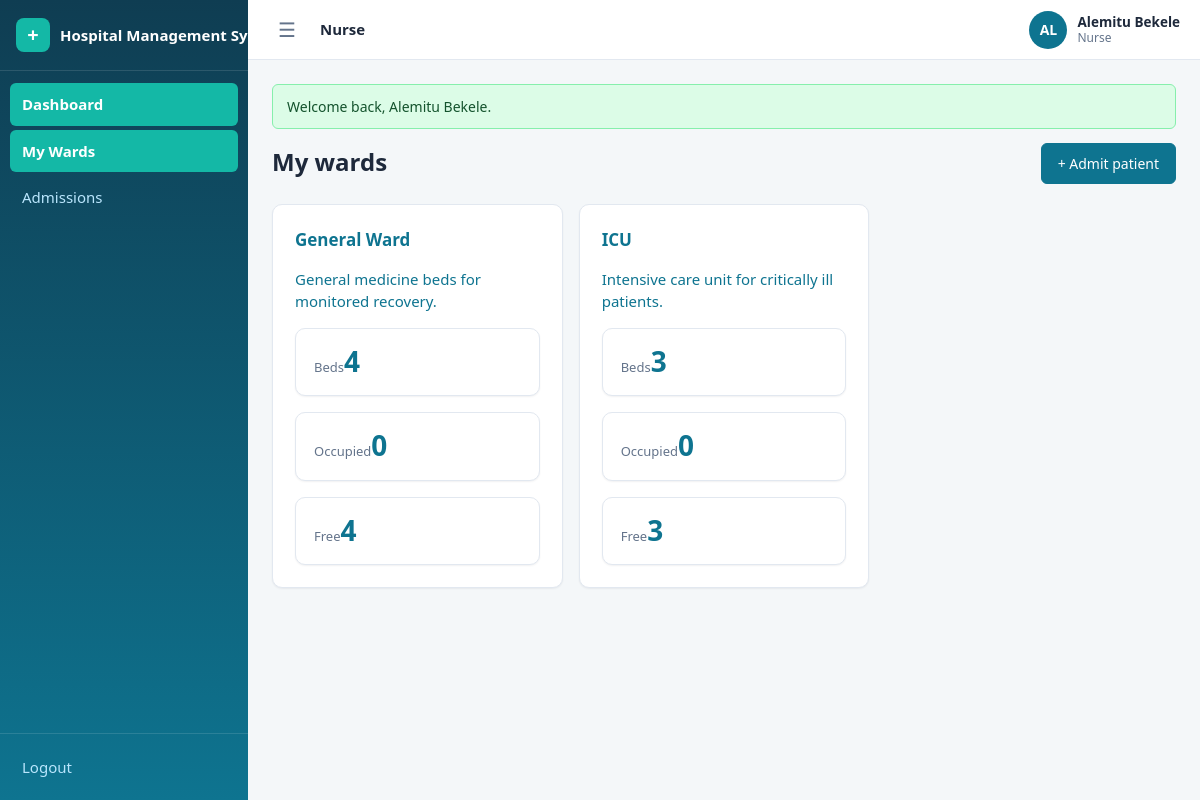
Screenshot of /nurse/wards (signed in) with the database file from the repository.
### tables this page shows
CREATE TABLE IF NOT EXISTS nurses (
    id          INT UNSIGNED AUTO_INCREMENT PRIMARY KEY,
    user_id     INT UNSIGNED NOT NULL,
    created_at  TIMESTAMP NOT NULL DEFAULT CURRENT_TIMESTAMP,
    UNIQUE KEY uq_nurses_user (user_id),
    CONSTRAINT fk_nurses_user FOREIGN KEY (user_id) REFERENCES users(id) ON DELETE CASCADE
);

CREATE TABLE IF NOT EXISTS users (
    id             INT UNSIGNED AUTO_INCREMENT PRIMARY KEY,
    role           ENUM('admin','doctor','receptionist','patient','nurse','pharmacist','lab_technician') NOT NULL,
    name           VARCHAR(100) NOT NULL,
    email          VARCHAR(150) NOT NULL,
    password       VARCHAR(255) NOT NULL,
    phone          VARCHAR(30)  DEFAULT NULL,
    photo          VARCHAR(255) DEFAULT NULL,
    status         ENUM('active','inactive') NOT NULL DEFAULT 'active',
    last_login_at  DATETIME DEFAULT NULL,
    created_at     TIMESTAMP NOT NULL DEFAULT CURRENT_TIMESTAMP,
    updated_at     TIMESTAMP NOT NULL DEFAULT CURRENT_TIMESTAMP ON UPDATE CURRENT_TIMESTAMP,
    UNIQUE KEY uq_users_email (email)
);

CREATE TABLE IF NOT EXISTS wards (
    id          INT UNSIGNED AUTO_INCREMENT PRIMARY KEY,
    name        VARCHAR(100) NOT NULL,
    description TEXT DEFAULT NULL,
    created_at  TIMESTAMP NOT NULL DEFAULT CURRENT_TIMESTAMP,
    updated_at  TIMESTAMP NOT NULL DEFAULT CURRENT_TIMESTAMP ON UPDATE CURRENT_TIMESTAMP,
    UNIQUE KEY uq_wards_name (name)
);

### config/helpers.php (called while the page is built, shortened)
<?php
function e($value): string
{
    return htmlspecialchars((string) $value, ENT_QUOTES, 'UTF-8');
}
function url(string $path = ''): string
{
    return BASE_URL . '/' . ltrim($path, '/');
}
function pull_flashes(): array
{
    $messages = $_SESSION['flash'] ?? [];
    return $messages;
}
function current_user()
{
    return $_SESSION['user'] ?? false;
}
function require_login(): array
{
    $user = current_user();
    return $user;
}
function require_role(string ...$roles): array
{
    $user = require_login();
    return $user;
}
function render_partial(string $view, array $data = []): string
{
    extract($data, EXTR_SKIP);
    require APP_ROOT . '/views/' . $view . '.php';
    return ob_get_clean();
}
function view(string $view, array $data = [], string $layout = 'app'): void
{
    $content = render_partial($view, $data);
    require APP_ROOT . '/views/layouts/' . $layout . '.php';
}

### controllers/WardController.php (called while the page is built, shortened)
<?php
class WardController
{
    public function nurseIndex(): void
    {
        $user = require_role('nurse');
        $nurse = Nurse::findByUserId((int) $user['id']);
        view('nurse/wards/index', [
            'wards' => Nurse::wardsFor((int) $nurse['id']),
        ]);
    }
}

### public/index.php (called while the page is built, shortened)
<?php
require_once __DIR__ . '/../config/config.php';
$method = $_SERVER['REQUEST_METHOD'];
$path   = '/' . trim($_GET['url'] ?? '', '/');
if ($path !== '/') {
    $path = rtrim($path, '/');
}
[$controllerClass, $action, $params] = dispatch($routes, $method, $path);
$controller = new $controllerClass();
call_user_func_array([$controller, $action], [$params]);
function dispatch(array $routes, string $method, string $path): array
{
    foreach ($routes[$method] ?? [] as $pattern => $handler) {
        $params = match_route($pattern, $path);
        if ($params !== null) {
            return [$handler[0], $handler[1], $params];
        }
    }
    exit;
}
function match_route(string $pattern, string $path): ?array
{
    $patternParts = explode('/', trim($pattern, '/'));
    $pathParts    = $path === '/' ? [''] : explode('/', trim($path, '/'));
    if (count($patternParts) !== count($pathParts)) {
        return null;
    }
    $params = [];
    foreach ($patternParts as $i => $segment) {
        if (strlen($segment) > 2 && $segment[0] === '{' && substr($segment, -1) === '}') {
            $key = substr($segment, 1, -1);
            $params[$key] = urldecode($pathParts[$i]);
        } elseif ($segment !== $pathParts[$i]) {
            return null;
        }
    }
    return $params;
}

### config/database.php (called while the page is built, shortened)
<?php
final class Database
{
    private static ?PDO $instance = null;
    public static function getInstance(): PDO
    {
        if (self::$instance === null) {
            $dsn = 'mysql:host=' . DB_HOST . ';port=' . DB_PORT . ';dbname=' . DB_NAME . ';charset=' . DB_CHARSET;
            try {
                self::$instance = new PDO($dsn, DB_USER, DB_PASS, [
                    PDO::ATTR_ERRMODE            => PDO::ERRMODE_EXCEPTION,
                    PDO::ATTR_DEFAULT_FETCH_MODE => PDO::FETCH_ASSOC,
                    PDO::ATTR_EMULATE_PREPARES   => false,
                ]);
            } catch (PDOException $e) {
                die('Database connection failed: ' . e($e->getMessage()));
            }
        }
        return self::$instance;
    }
}

### config/config.php (called while the page is built, shortened)
<?php
spl_autoload_register(function (string $class): void {
    foreach (['controllers', 'models'] as $dir) {
        $file = APP_ROOT . '/' . $dir . '/' . $class . '.php';
        if (is_file($file)) {
            return;
        }
    }
});
require_once APP_ROOT . '/config/database.php';
function db(): PDO
{
    return Database::getInstance();
}
require_once APP_ROOT . '/config/helpers.php';

### models/Nurse.php (called while the page is built, shortened)
<?php
class Nurse
{
    public static function findByUserId(int $userId)
    {
        $stmt = db()->prepare(
            'SELECT n.*, u.name, u.email, u.phone, u.status
             FROM nurses n
             JOIN users u ON u.id = n.user_id
             WHERE n.user_id = ?'
        );
        $stmt->execute([$userId]);
        return $stmt->fetch() ?: false;
    }
    public static function wardsFor(int $nurseId): array
    {
        $stmt = db()->prepare(
            'SELECT w.*, COUNT(b.id) AS bed_count,
                    COALESCE(SUM(b.status = "occupied"), 0) AS occupied_count
             FROM nurse_ward_assignments nwa
             JOIN wards w ON w.id = nwa.ward_id
             LEFT JOIN beds b ON b.ward_id = w.id
             WHERE nwa.nurse_id = ?
             GROUP BY w.id
             ORDER BY w.name'
        );
        $stmt->execute([$nurseId]);
        return $stmt->fetchAll();
    }
}

### views/nurse/wards/index.php (the view)
<div class="row">
    <h1 class="page-title grow">My wards</h1>
    <a class="btn btn-primary" href="<?= url('/nurse/admissions/new') ?>">+ Admit patient</a>
</div>
<?php if (!$wards): ?>
    <div class="card mt"><p class="muted">You are not assigned to any ward yet. Ask an administrator to assign you.</p></div>
<?php else: ?>
<div class="grid mt">
    <?php foreach ($wards as $ward): ?>
    <a class="card card-link" href="<?= url('/nurse/wards/' . (int) $ward['id']) ?>">
        <h3 class="card-title"><?= e($ward['name']) ?></h3>
        <p class="muted"><?= e($ward['description'] ?: 'No description') ?></p>
        <div class="stat-grid">
            <div class="stat-card"><span class="stat-label">Beds</span><span class="stat-value"><?= (int) $ward['bed_count'] ?></span></div>
            <div class="stat-card"><span class="stat-label">Occupied</span><span class="stat-value <?= (int) $ward['occupied_count'] > 0 ? 'stat-warn' : '' ?>"><?= (int) $ward['occupied_count'] ?></span></div>
            <div class="stat-card"><span class="stat-label">Free</span><span class="stat-value stat-ok"><?= (int) $ward['bed_count'] - (int) $ward['occupied_count'] ?></span></div>
        </div>
    </a>
    <?php endforeach; ?>
</div>
<?php endif; ?>

### views/layouts/app.php (shortened to what this page needs)
<?php
$user    = current_user();
$role    = (string) ($_SESSION['role'] ?? $user['role']);
$current = '/' . trim($_GET['url'] ?? '', '/');
$isRoot  = ($_GET['url'] ?? '') === '' || trim($_GET['url'] ?? '', '/') === 'index.php';
$current = $isRoot ? '/' . $role : $current;
$nav = [];
switch ($role) {
    case 'nurse':
        $nav = [
            'Dashboard'    => '/nurse',
            'My Wards'     => '/nurse/wards',
            'Admissions'   => '/nurse/admissions',
        ];
        break;
}
function nav_active(string $page, string $current): string
{
    if ($page !== '/' && strpos($current . '/', $page . '/') === 0) return ' active';
    return '';
}
$roleLabel = ucfirst($role);
$initials  = strtoupper(substr(preg_replace('/[^A-Za-z ]/', '', $user['name'] ?? 'U'), 0, 2));
?><!DOCTYPE html>
<html lang="en">
<head>
    <link rel="stylesheet" href="<?= url('assets/css/style.css') ?>">
</head>
<body id="app" class="app">
    <aside class="sidebar" id="sidebar">
        <div class="sidebar-brand">
            <span class="brand-mark">+</span>
            <span class="brand-text"><?= e(APP_NAME) ?></span>
        </div>
        <nav class="sidebar-nav">
            <?php foreach ($nav as $label => $href): ?>
                <a class="nav-link<?= nav_active($href, $current) ?>" href="<?= url($href) ?>"><?= e($label) ?></a>
            <?php endforeach; ?>
        </nav>
        <div class="sidebar-footer">
            <a class="nav-link" href="<?= url('/logout') ?>">Logout</a>
        </div>
    </aside>
    <div class="main">
        <header class="topbar">
            <button class="icon-btn" id="sidebarToggle" aria-label="Toggle navigation">&#9776;</button>
            <div class="topbar-title"><?= e($roleLabel) ?></div>
            <div class="topbar-user">
                <span class="avatar" title="<?= e($user['name']) ?>"><?= e($initials) ?></span>
                <span class="user-meta">
                    <span class="user-name"><?= e($user['name']) ?></span>
                    <span class="user-role"><?= e($roleLabel) ?></span>
                </span>
            </div>
        </header>
        <main class="content">
            <?php foreach (pull_flashes() as $flash): ?>
                <div class="alert alert-<?= e($flash['type']) ?>"><?= e($flash['message']) ?></div>
            <?php endforeach; ?>
            <?= $content ?>
        </main>
    </div>
</body>
</html>

### rows the page displays
nurses: user.name "AL", user.name "Alemitu Bekele"
wards: name "General Ward", description "General medicine beds for monitored recovery.", bed_count "4", occupied_count "0", occupied_count "4"
wards: name "ICU", description "Intensive care unit for critically ill patients.", bed_count "3", occupied_count "0", occupied_count "3"

### other values shown
APP_NAME "Hospital Management…"
$label "Dashboard"
$label "My Wards"
$label "Admissions"
$roleLabel "Nurse"
$flash['message'] "Welcome back, Alemitu Bekele."
